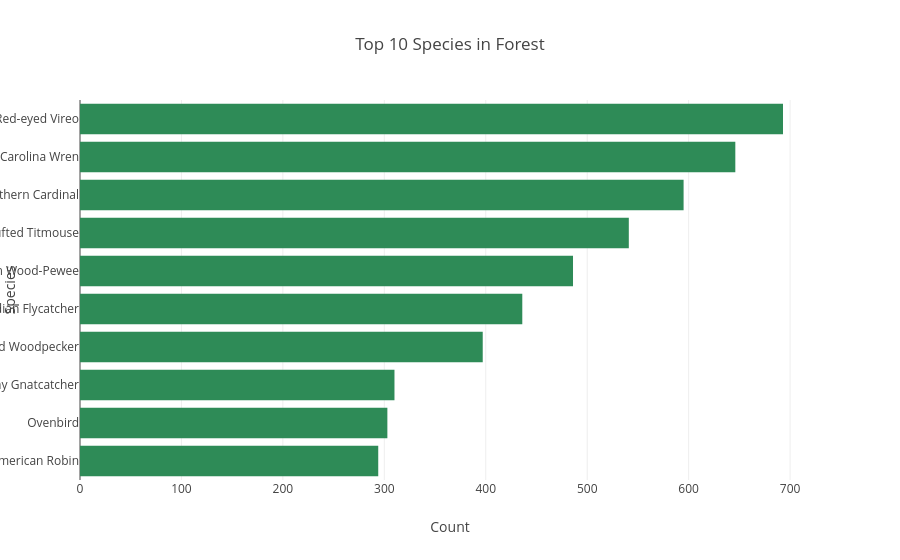

Write notebook code for a chart like this one.
### Code cell
for habitat in ['Forest','Grassland']:
    top = df[df['Location_Type']==habitat]['Common_Name'].value_counts().head(10).reset_index()
    top.columns = ['Species','Count']
    fig = px.bar(top, x='Count', y='Species', orientation='h',
                 title=f'Top 10 Species in {habitat}',
                 color_discrete_sequence=['#2E8B57'] if habitat=='Forest' else ['#DAA520'])
    fig.update_layout(plot_bgcolor='white', paper_bgcolor='white', yaxis={'categoryorder':'total ascending'})
    fig.show()

### Figure 1 — Plotly figure (JSON) as saved in the notebook; plotly's stock layout.template omitted (floating-point values rounded to 4 significant figures)
{"data": [{"hovertemplate": "Count=%{x}<br>Species=%{y}<extra></extra>", "legendgroup": "", "marker": {"color": "#2E8B57", "pattern": {"shape": ""}}, "name": "", "orientation": "h", "showlegend": false, "textposition": "auto", "type": "bar", "x": [693, 646, 595, 541, 486, 436, 397, 310, 303, 294], "xaxis": "x", "y": ["Red-eyed Vireo", "Carolina Wren", "Northern Cardinal", "Eastern Tufted Titmouse", "Eastern Wood-Pewee", "Acadian Flycatcher", "Red-bellied Woodpecker", "Blue-gray Gnatcatcher", "Ovenbird", "American Robin"], "yaxis": "y"}], "layout": {"barmode": "relative", "legend": {"tracegroupgap": 0}, "paper_bgcolor": "white", "plot_bgcolor": "white", "title": {"text": "Top 10 Species in Forest"}, "xaxis": {"anchor": "y", "domain": [0, 1], "title": {"text": "Count"}}, "yaxis": {"anchor": "x", "categoryorder": "total ascending", "domain": [0, 1], "title": {"text": "Species"}}}}
